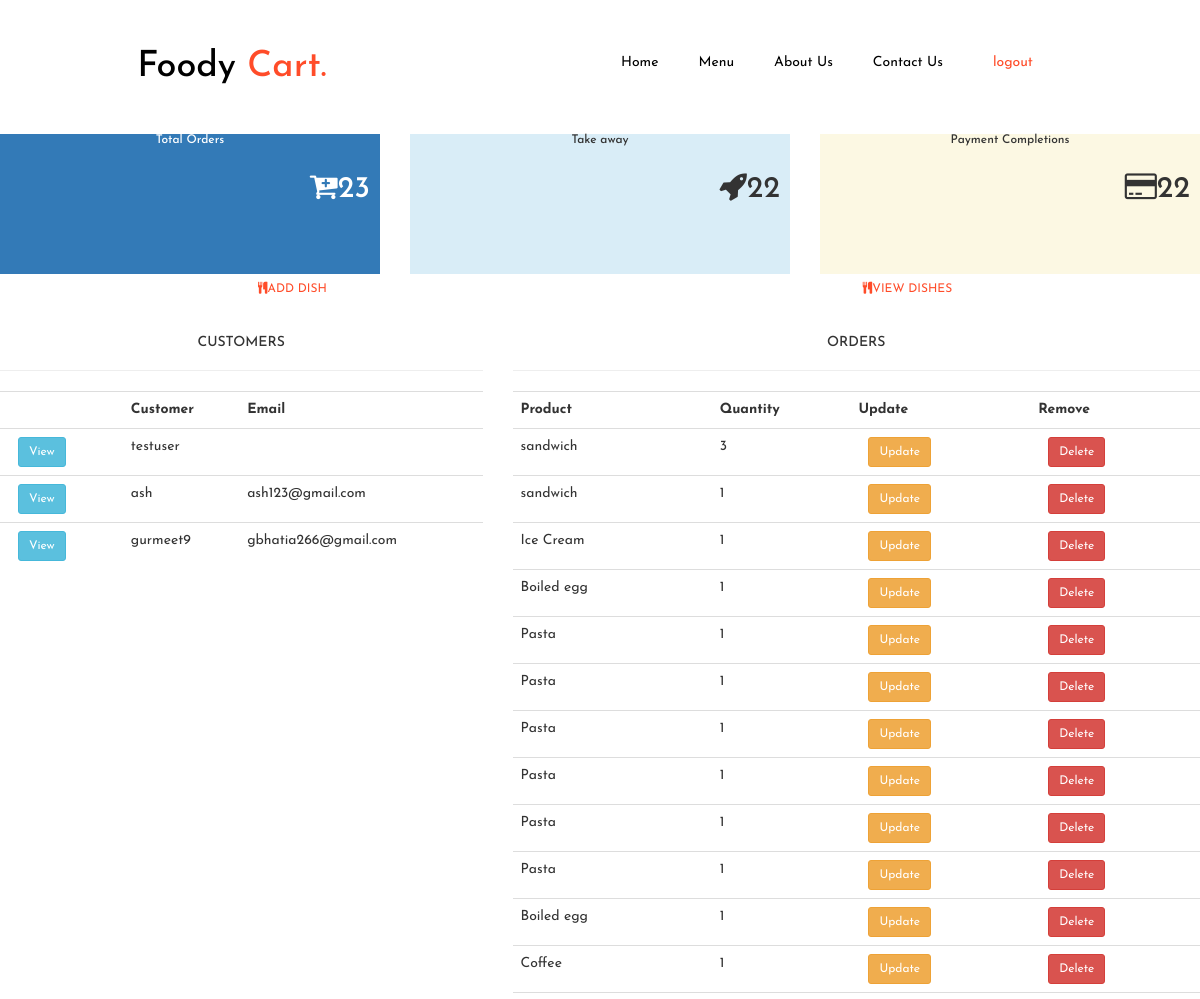
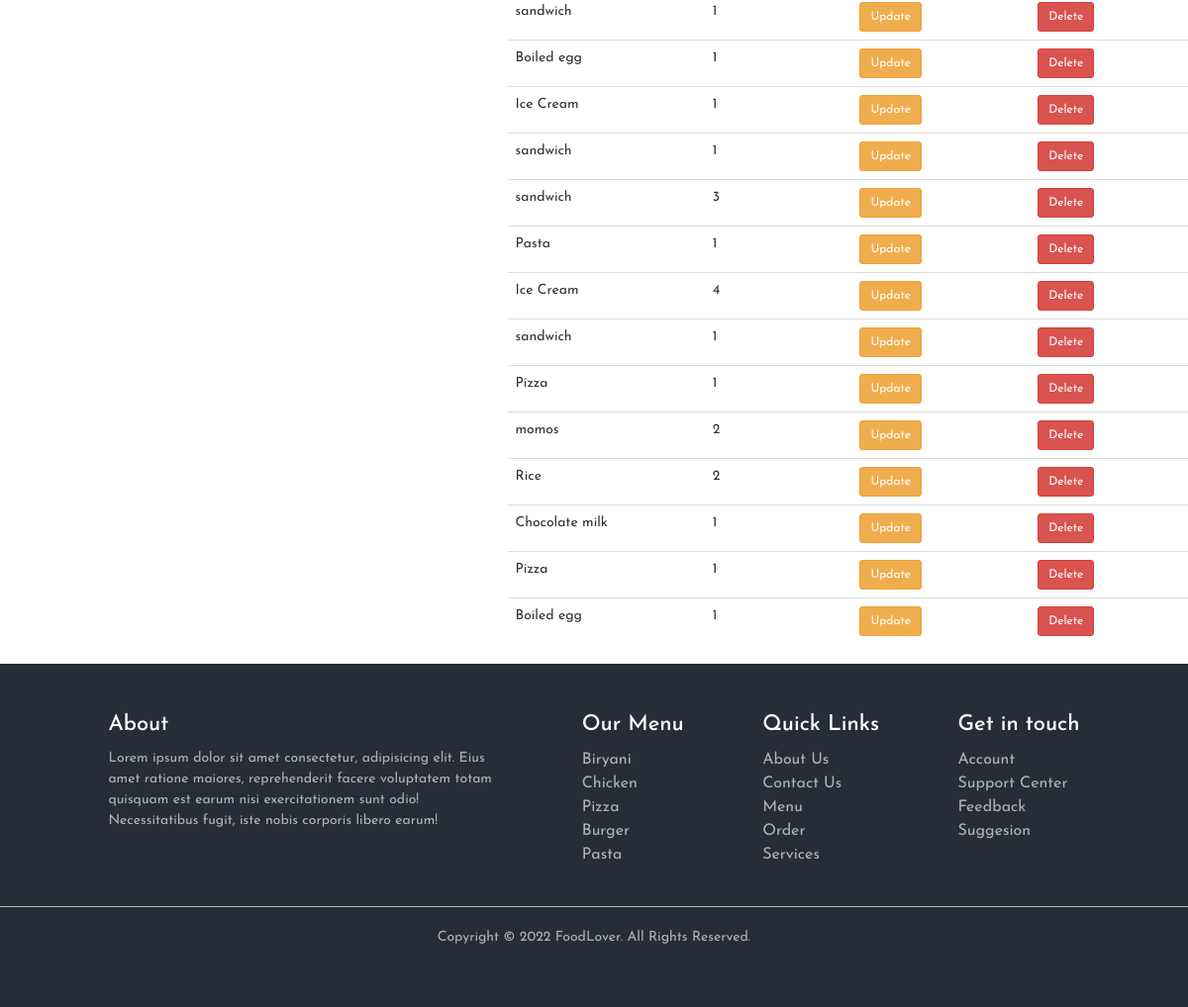
Before: /dashboard/ (signed in) with the older database file (2 pictures, top to bottom).
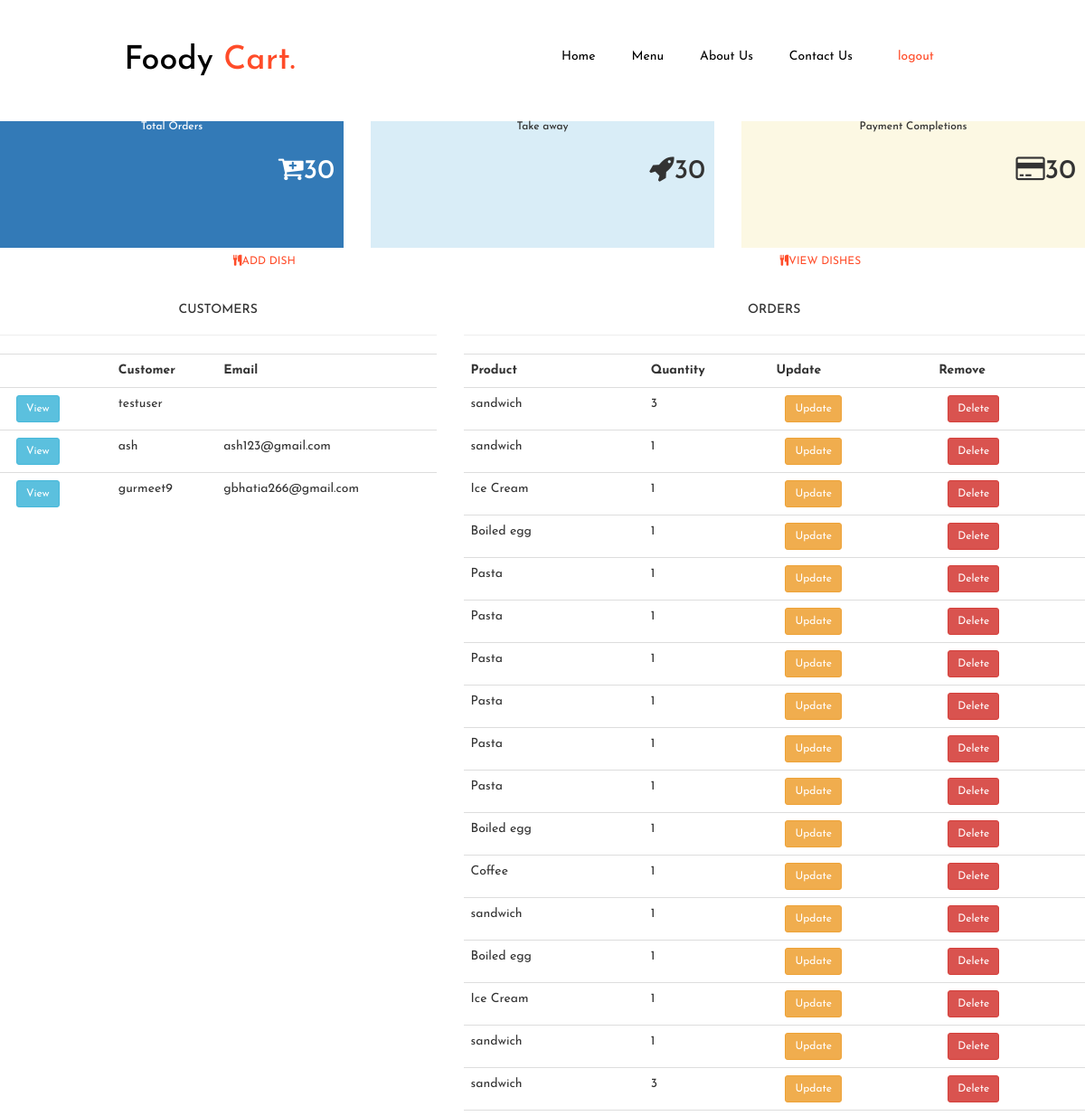
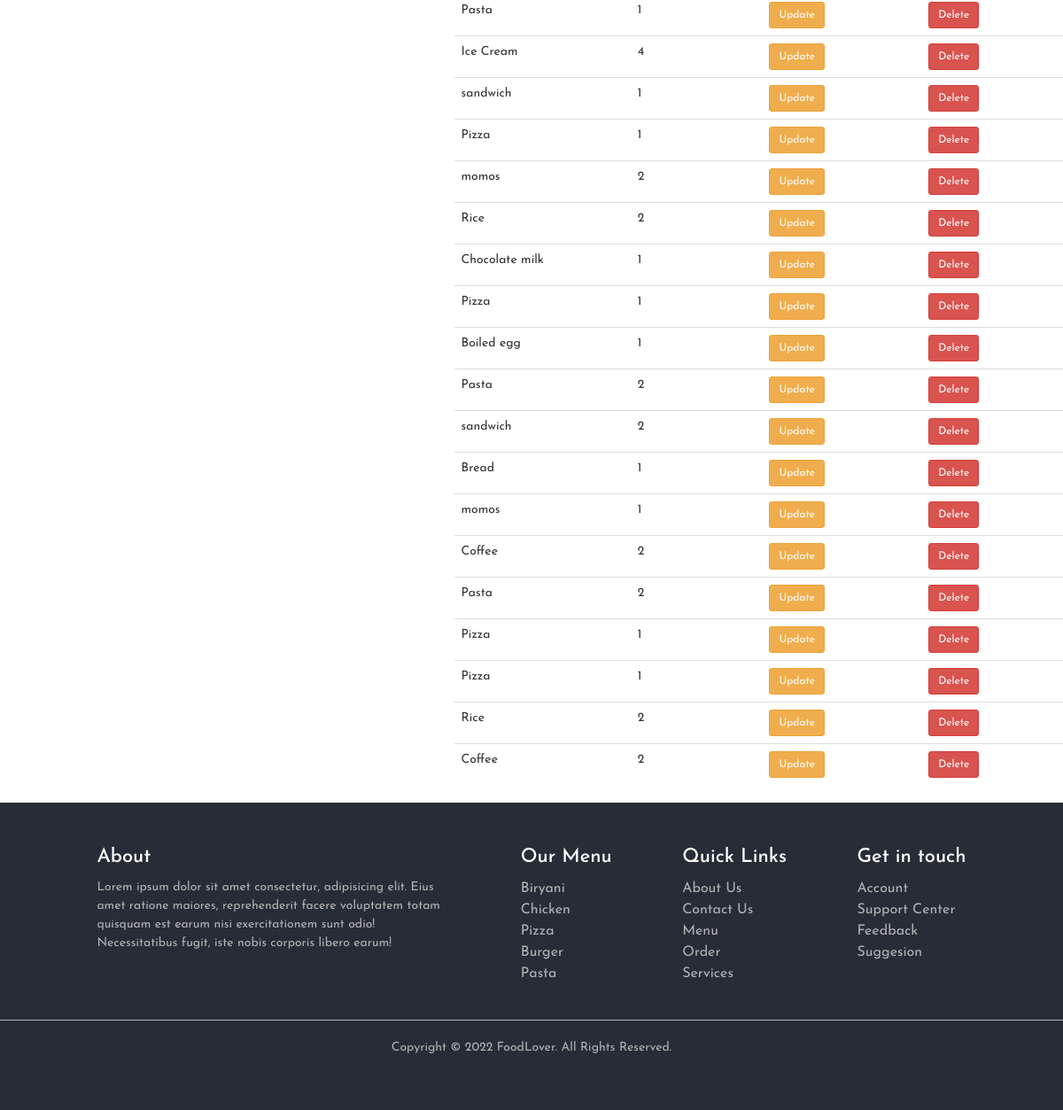
After: the same page with the newer database file (2 pictures, top to bottom).
### acc_profile/models.py (models this page shows, shortened)
class Customer(models.Model):
    user=models.OneToOneField(User,on_delete=models.CASCADE)
    name=models.CharField(max_length=200)
    email=models.EmailField(max_length=100)

### ordering/models.py (models this page shows, shortened)
class cart(models.Model):
    user=models.ForeignKey(Customer,on_delete=models.SET_NULL,null=True,blank=True)
    product=models.ForeignKey(Product,on_delete=models.SET_NULL,null=True,blank=True)
    quantity=models.IntegerField(default=1)
    complete=models.BooleanField(default=False)
    def __str__(self):
        return self.product.name

class Product(models.Model):
    options=(("Breakfast","Breakfast"),
    ("Lunch","Lunch"),
    ("Todayspl","Todayspl"),)
    name=models.CharField(max_length=100)
    price=models.DecimalField(max_digits=7,decimal_places=2)
    category=models.CharField(max_length=10,choices=options)
    description=models.TextField(max_length=500)
    image=models.ImageField(null=True,blank=True)

### ordering/decorators.py (the view)
    def wrapper_func(request, *args, **kwargs):
        if not request.user.is_staff:
            return redirect('menu')
        else:
            return view_func(request, *args, **kwargs)

### ordering/models.py (called while the page is built)
    def __str__(self):
        return self.customer.name

### ordering/views.py (called while the page is built)
@admin_only
def Dashboard(request):
    orders_info = order_info.objects.all()
    print(orders_info)
    carts = cart.objects.all()
    print(carts)
    products = Product.objects.all()
    customers = Customer.objects.all()
    total_customer = customers.count()
    total_order = orders_info.count()
    take_away = orders_info.filter(take_away="True").count()
    payment = orders_info.filter(complete="True").count()
    context = {"orders_info": orders_info, "carts": carts, "products": products, "customers": customers,
               "total_customer": total_customer, "total_order": total_order, "take_away": take_away, "payment": payment}
    return render(request, "ordering/dashboard.html", context)

### ordering/templates/ordering/dashboard.html (shortened to what this page needs)
{% extends "acc_profile/base.html" %}
{% load static %}
{% block content %}
<div class="col" class="container">
    <div class="row">
        <div class="col-md-4 col-xl-4">
            <div class="card bg-c-blue order-card">
                <div id="b" style="height: 140px;" class="card-block rounded m-1 bg-primary">
                    <h6 class="m-b-20  text-center my-2 border-end border-info">Total Orders</h6>
                    <h2 style="margin-right: 1rem;" class="text-right "><i class="fa fa-cart-plus f-left "></i><span>{{total_order}}</span></h2>
                </div>
            </div>
        </div>
        <div class="col-md-4 col-xl-4">
            <div class="card bg-c-green order-card">
                <div style="height: 140px;" class="card-block rounded m-1 bg-info">
                    <h6 class="m-b-20 text-center my-2 border-end ">Take away</h6>
                    <h2 style="margin-right: 1rem;" class="text-right "><i class="fa fa-rocket f-left"></i><span>{{take_away}}</span></h2>
                </div>
            </div>
        </div>
        <div class="col-md-4 col-xl-4">
            <div class="card bg-c-pink order-card">
                <div style="height: 140px;" class="card-block rounded m-1 bg-warning">
                    <h6 class="m-b-20 text-center my-2 border-end ">Payment Completions</h6>
                    <h2 style="margin-right: 1rem;"  class="text-right r"><i class="fa fa-credit-card f-left"></i><span>{{payment}}</span></h2>
                </div>
            </div>
        </div>
    </div>
<div class="row">
    <div class="col-sm-6 text-center">
        <div class="card bg-secondary col-md">
            <div class=" card card-body">
            <a href="{% url 'add_product' %}" class="btn btn-sm btn-outline-info"><i class="fa fa-cutlery f-left"></i>ADD DISH</a>
            </div>
        </div>
    </div>
    <div class="col-sm-6 text-center">
        <div class="card bg-secondary col-md">
            <div class=" card card-body">
                <a href="{% url 'view_product' %}" class="btn btn-sm btn-outline-info"><i class="fa fa-cutlery f-left"></i>VIEW DISHES</a>
            </div>
        </div>
    </div>
</div>
<br>
<div class="row">
    <div class="col-md-5">
        <h5 style="text-align: center;">CUSTOMERS</h5>
        <hr>
        <div class="card card-body">
            <table class="table table-sm">
                <tr>
                    <th></th>
                    <th>Customer</th>
                    <th>Email</th>
                </tr>
                {% for customer in customers %}
                <tr>
                    <td><a href="{% url 'customer' customer.id %}" class="btn btn-sm btn-info  ">View</a></td>
                    <td>{{customer.name}}</td>
                    <td>{{customer.email}}</td>
                </tr>
                {% endfor %}
            </table>
        </div>
    </div>
    <div class="col-md-7">
        <h5 style="text-align: center;">ORDERS</h5>
        <hr>
        <div class="card card-body">
            <table class="table table-sm">
                <tr>
                    <th>Product</th>
                    <th>Quantity</th>
                    <th>Update</th>
                    <th>Remove</th>
                </tr>
                {% for order in orders_info  %}
                {%for cart in order.products.all %}
                <tr>
                    <td>{{cart.product.name}}</td>
                    <td>{{cart.quantity}}</td>
                    <td><a class="btn btn-sm btn-warning" href="{% url 'update_order' cart.id %}">Update</a></td>
                    <td><a class="btn btn-sm btn-danger" href="{% url 'delete_order' order.id cart.id %}">Delete</a></td>
                </tr>
                {% endfor %}
                {% endfor %}
            </table>
        </div>
    </div>
</div>
{% endblock %}

### acc_profile/templates/acc_profile/base.html (shortened to what this page needs)
{% load static %}
<!DOCTYPE html>
<html lang="en">
{% load cart_template_tags %}
<head>
    <link rel="stylesheet" type="text/css" href="{% static '\css\main.css' %}">
    <link rel="stylesheet" type="text/css" href="{% static '\css\productdetail.css' %}">
    <link rel="stylesheet" type="text/css" href="{% static '\css\home.css' %}">
    <link rel="stylesheet" type="text/css" href="{% static '\css\breakfast.css' %}">
    <link rel="stylesheet" type="text/css" href="{% static '\css\login.css' %}">
    <link rel="stylesheet" type="text/css" href="{% static '\css\register.css' %}">
    <link rel="stylesheet" type="text/css"
        href="https://cdnjs.cloudflare.com/ajax/libs/font-awesome/5.12.1/css/all.min.css">
    <link rel="stylesheet" type="text/css"
        href="https://cdnjs.cloudflare.com/ajax/libs/OwlCarousel2/2.3.4/assets/owl.carousel.min.css">
    <link rel="stylesheet" type="text/css"
        href="https://cdnjs.cloudflare.com/ajax/libs/OwlCarousel2/2.3.4/assets/owl.theme.default.min.css">
    <link rel="stylesheet" href="https://maxcdn.bootstrapcdn.com/bootstrap/3.3.7/css/bootstrap.min.css">
    <link rel="stylesheet" href="https://cdnjs.cloudflare.com/ajax/libs/font-awesome/4.7.0/css/font-awesome.min.css">
</head>
<body>
    <header class='full'>
        <div class="left">
            {% if not user.is_staff %}
            <h1 class="logo"><a href="{% url 'home' %}">Foody <span>Cart.</span></a></h1>
            {% else %}
            <h1 class="logo"><a href="{% url 'dashboard' %}">Foody <span>Cart.</span></a></h1>
            {% endif %}
        </div>
        <div class="right ">
            <ul>
                <li><a href="{% url 'home' %}">Home</a></li>
                <li> <a href="{% url 'menu' %}">Menu</a></li>
                <li> <a href="#">About Us</a></li>
                <li><a href="#">Contact Us</a></li>
            </ul>
            {% if user.is_authenticated %}
            <a class="btns " href="{% url 'logout' %}">logout
                {% else %}
                <a class="btns " href="{% url 'login' %}">Sign In</a>
                {% endif %}
            </a>
        </div>
    </header>
    {% block content %}
    {% endblock %}
    <div class="footer">
        <div class="container flex">
            <div class="footer-about">
                <h2>About</h2>
                <p>
                    Lorem ipsum dolor sit amet consectetur, adipisicing elit. Eius amet
                    ratione maiores, reprehenderit facere voluptatem totam quisquam est
                    earum nisi exercitationem sunt odio! Necessitatibus fugit, iste
                    nobis corporis libero earum!
                </p>
            </div>
            <div class="footer-category">
                <h2>Our Menu</h2>
                <ul>
                    <li>Biryani</li>
                    <li>Chicken</li>
                    <li>Pizza</li>
                    <li>Burger</li>
                    <li>Pasta</li>
                </ul>
            </div>
            <div class="quick-links">
                <h2>Quick Links</h2>
                <ul>
                    <li>About Us</li>
                    <li>Contact Us</li>
                    <li>Menu</li>
                    <li>Order</li>
                    <li>Services</li>
                </ul>
            </div>
            <div class="get-in-touch">
                <h2>Get in touch</h2>
                <ul>
                    <li>Account</li>
                    <li>Support Center</li>
                    <li>Feedback</li>
                    <li>Suggesion</li>
                </ul>
            </div>
        </div>
        <div class="copyright">
            <p>Copyright &copy; 2022 FoodLover. All Rights Reserved.</p>
        </div>
    </div>
</body>
</html>

### static/css/main.css (style rules this page uses)
:root { --primary: #ff4c29; }
* { margin: 0; padding: 0; outline: none; box-sizing: border-box; line-height: 1.5; font-family: "Josefin Sans", Arial; }
body { background: #fff; }
.full { display: flex; align-items: center; justify-content: space-around; padding: 2rem 0; }
.full .right { display: flex; justify-content: space-between; align-items: center; }
.full .right ul { display: flex; align-items: center; justify-content: space-between; margin-bottom: 0; }
.full .right li { list-style-type: none; margin: 0 1rem; }
.full .right li a { text-decoration: none; color: black; margin: 0 1rem; cursor: pointer; }
.full .left .logo span { color: #ff4c29 }
.logo a { text-decoration: none; color: black; }
.full .left { display: flex; justify-content: center; align-items: center; }
.btns { padding: 0.5rem 2rem; outline: none; border: none; background: #fff; color: #ff4c29; margin: 0 1rem; border-radius: 5px; cursor: pointer; text-decoration: none; }
.footer { background: #272d36; color: #b2b2b2; padding: 30px 0; }
.footer .container { display: flex; justify-content: space-between; align-items: flex-start; }
.footer h2 { font-size: 22px; margin-bottom: 10px; color: #fff; }
.footer ul { list-style: none; line-height: 30px; font-size: 16px; }
.footer ul li { cursor: pointer; }
.footer-about { width: 35%; }
.copyright { text-align: center; padding: 20px 0; margin-top: 30px; border-top: 1px solid #b2b2b2; }

### static/css/home.css (style rules this page uses)
* { margin: 0; padding: 0; outline: none; box-sizing: border-box; line-height: 1.5; font-family: "Josefin Sans", Arial; }
body { background: #fff; }
.btn { padding: 0.5rem 2rem; outline: none; border: none; background: #fff; color: #ff4c29; margin: 0 1rem; border-radius: 5px; cursor: pointer; text-decoration: none; }
.container { padding: 0 30px; }
.flex { display: flex; align-items: center; justify-content: center; }

### static/css/breakfast.css (style rules this page uses)
.btn { padding: 0.5rem 2rem; outline: none; border: none; background: #fff; color: #ff4c29; margin: 0 1rem; border-radius: 5px; cursor: pointer; text-decoration: none; }

Changed rows visible on the page:
added cart: product.name "Pasta", quantity "2"
added cart: product.name "sandwich", quantity "2"
added cart: product.name "Bread", quantity "1"
added cart: product.name "momos", quantity "1"
added cart: product.name "Coffee", quantity "2"
added cart: product.name "Pizza", quantity "1"
added cart: product.name "Pizza", quantity "1"
added cart: product.name "Rice", quantity "2"
Other visible differences:
{{ total_order }}: "23" → "30"
{{ take_away }}: "22" → "30"
{{ payment }}: "22" → "30"
